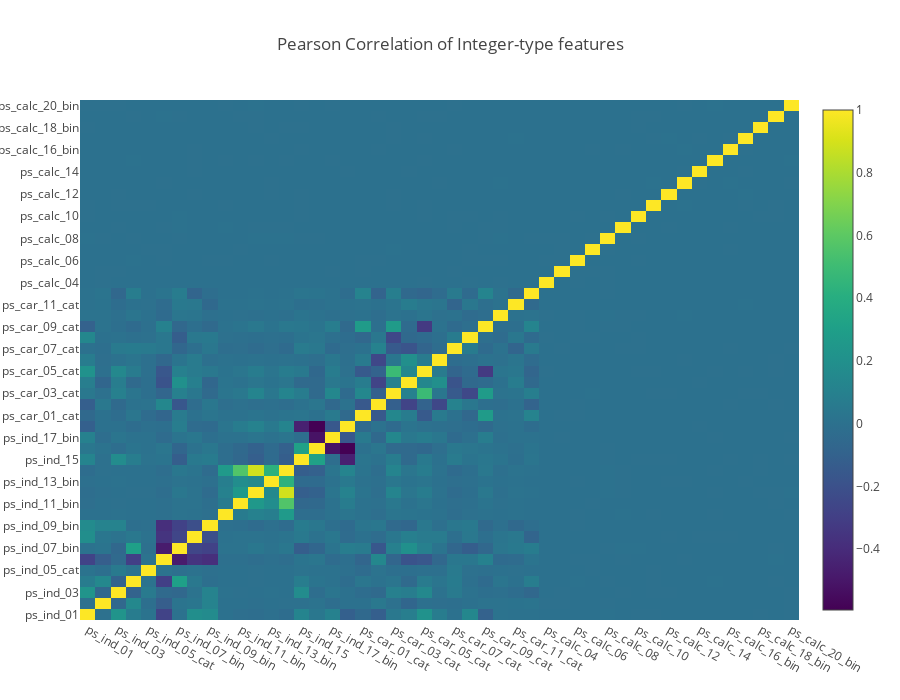

Write notebook code for a chart like this one.
### Markdown cell above
### plotly绘制的heatmap

### Code cell
data = [
    go.Heatmap(
        z = train_int.corr().values, 
        x = train_int.columns.values, 
        y = train_int.columns.values, 
        colorscale = 'Viridis', 
        reversescale = False, 
        text = True, 
        opacity = 1.0)
]
layout = go.Layout(
    title = 'Pearson Correlation of Integer-type features', 
    xaxis = dict(ticks='', nticks=36), 
    yaxis = dict(ticks=''), 
    width = 900, 
    height = 700
)
fig = go.Figure(data=data, layout=layout)
py.iplot(fig, filename='labelled-heatmap')

### Figure 1 — Plotly figure (JSON) as saved in the notebook; plotly's stock layout.template omitted (floating-point values rounded to 4 significant figures; data arrays with more than 128 entries replaced by an {"elided": "..."} marker saying what was removed)
{"data": [{"colorscale": "Viridis", "opacity": 1, "reversescale": false, "text": true, "type": "heatmap", "x": ["ps_ind_01", "ps_ind_02_cat", "ps_ind_03", "ps_ind_04_cat", "ps_ind_05_cat", "ps_ind_06_bin", "ps_ind_07_bin", "ps_ind_08_bin", "ps_ind_09_bin", "ps_ind_10_bin", "ps_ind_11_bin", "ps_ind_12_bin", "ps_ind_13_bin", "ps_ind_14", "ps_ind_15", "ps_ind_16_bin", "ps_ind_17_bin", "ps_ind_18_bin", "ps_car_01_cat", "ps_car_02_cat", "ps_car_03_cat", "ps_car_04_cat", "ps_car_05_cat", "ps_car_06_cat", "ps_car_07_cat", "ps_car_08_cat", "ps_car_09_cat", "ps_car_10_cat", "ps_car_11_cat", "ps_car_11", "ps_calc_04", "ps_calc_05", "ps_calc_06", "ps_calc_07", "ps_calc_08", "ps_calc_09", "ps_calc_10", "ps_calc_11", "ps_calc_12", "ps_calc_13", "ps_calc_14", "ps_calc_15_bin", "ps_calc_16_bin", "ps_calc_17_bin", "ps_calc_18_bin", "ps_calc_19_bin", "ps_calc_20_bin"], "y": ["ps_ind_01", "ps_ind_02_cat", "ps_ind_03", "ps_ind_04_cat", "ps_ind_05_cat", "ps_ind_06_bin", "ps_ind_07_bin", "ps_ind_08_bin", "ps_ind_09_bin", "ps_ind_10_bin", "ps_ind_11_bin", "ps_ind_12_bin", "ps_ind_13_bin", "ps_ind_14", "ps_ind_15", "ps_ind_16_bin", "ps_ind_17_bin", "ps_ind_18_bin", "ps_car_01_cat", "ps_car_02_cat", "ps_car_03_cat", "ps_car_04_cat", "ps_car_05_cat", "ps_car_06_cat", "ps_car_07_cat", "ps_car_08_cat", "ps_car_09_cat", "ps_car_10_cat", "ps_car_11_cat", "ps_car_11", "ps_calc_04", "ps_calc_05", "ps_calc_06", "ps_calc_07", "ps_calc_08", "ps_calc_09", "ps_calc_10", "ps_calc_11", "ps_calc_12", "ps_calc_13", "ps_calc_14", "ps_calc_15_bin", "ps_calc_16_bin", "ps_calc_17_bin", "ps_calc_18_bin", "ps_calc_19_bin", "ps_calc_20_bin"], "z": {"elided": "47x47 float values"}}], "layout": {"height": 700, "title": "Pearson Correlation of Integer-type features", "width": 900, "xaxis": {"nticks": 36, "ticks": ""}, "yaxis": {"ticks": ""}}}
